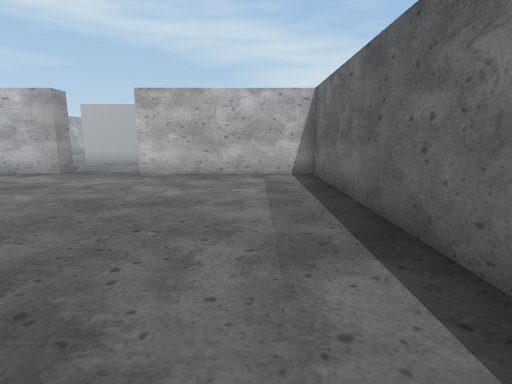
[1] (above)

18 first-person views from a walk through a 3-D level made in the Unity game engine. The camera is 1.2 m above the floor, tilts 10° down and sees 80° across. Doors are open. The floor is counted in squares, 1 m on a side. Each view is taken from the middle of a square. On the plan, view 1 faces up. The plan holds only what a view shows up to about 13 squares ahead; the rest is blank. The place goes on beyond the plan. The player character is not drawn. Some surface patterns are stand-ins.

[2]
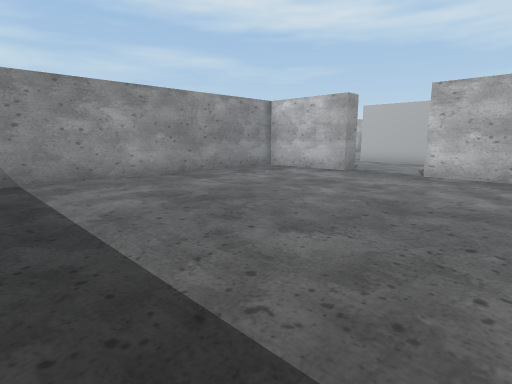

[3]
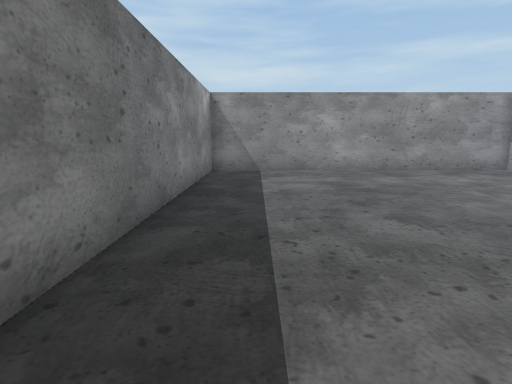

[4]
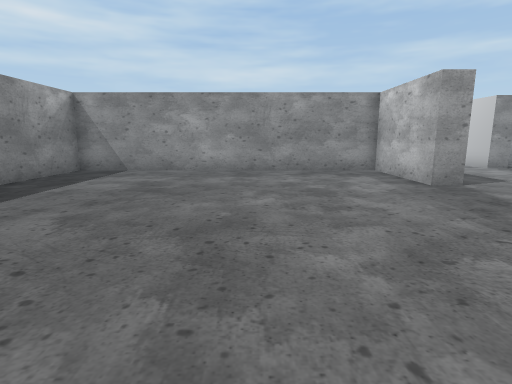

[5]
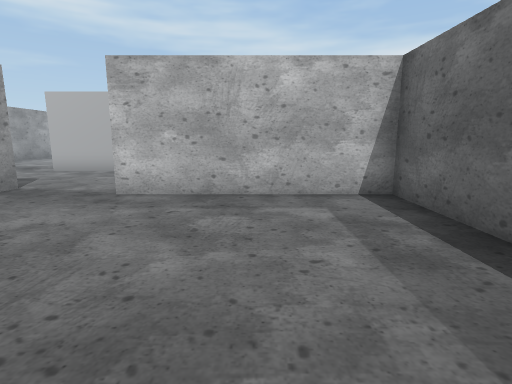

[6]
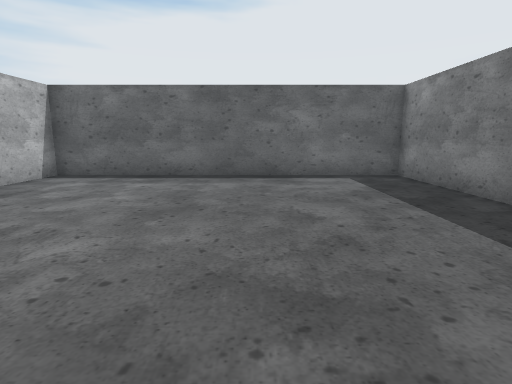

[7]
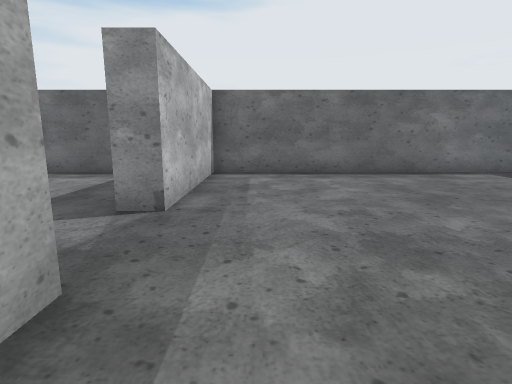

[8]
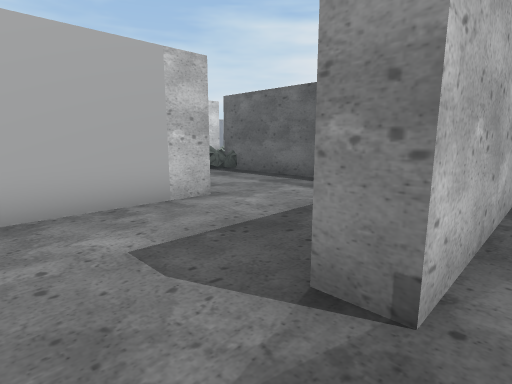

[9]
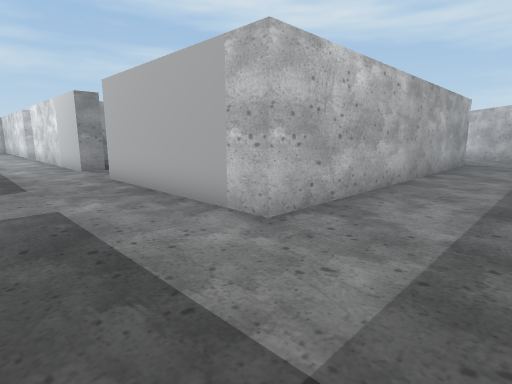

[10]
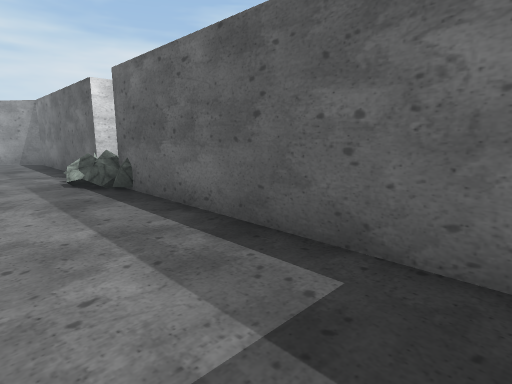

[11]
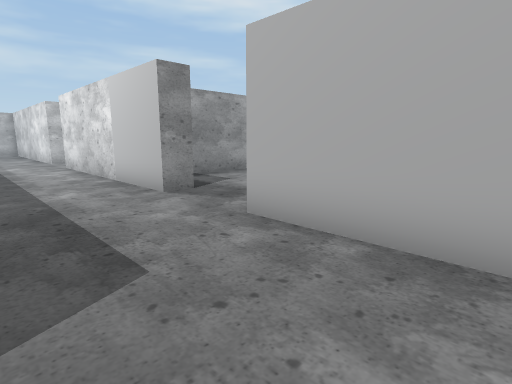

[12]
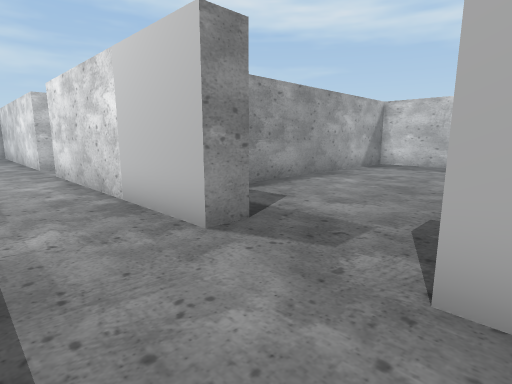

[13]
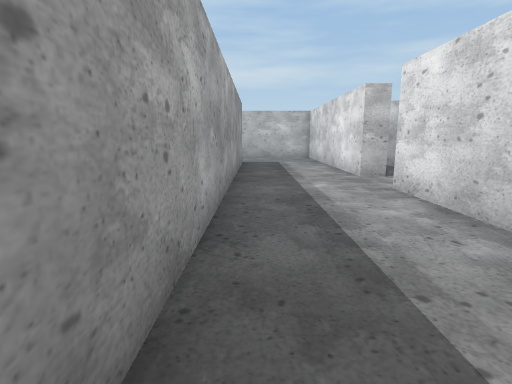

[14]
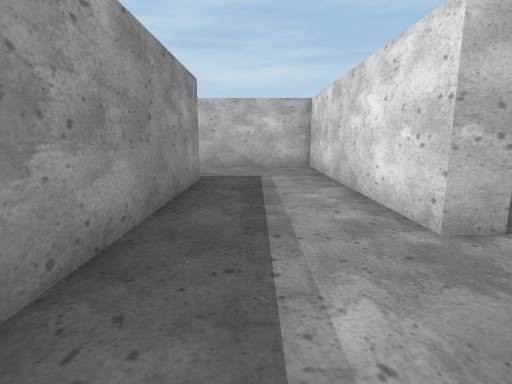

[15]
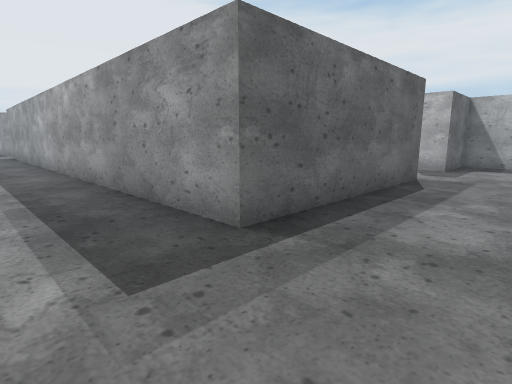

[16]
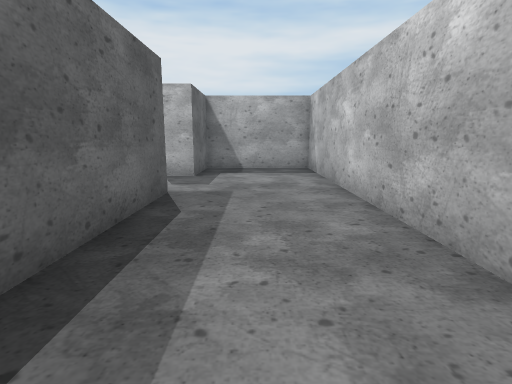

[17]
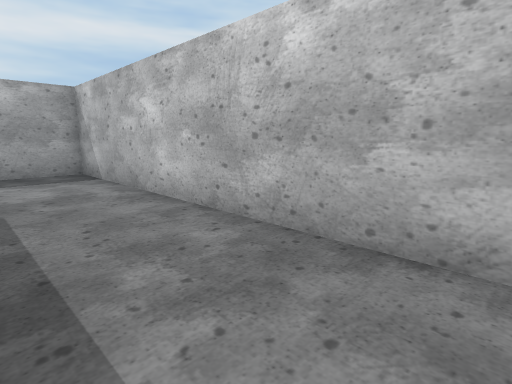

[18]
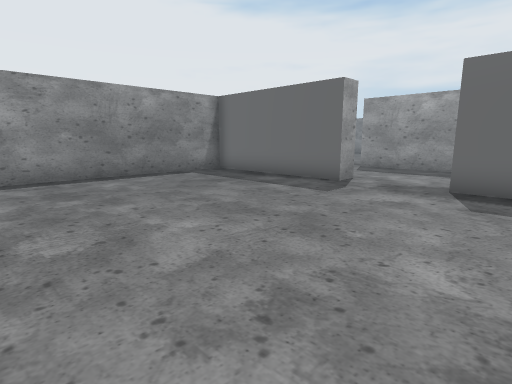

### Floor plan
Ten units are one square. View 1 is at (0, 0); x grows to the right and y downward. Boxes are objects, and circles mark ways between rooms. Rooms are numbered by the first view taken in them; rooms with no view inside come last. Other rooms are left out.
<svg viewBox="-316 -250 346 269">
<path fill="none" stroke="#000" d="M-68 -105 -105 -105 -105 7 20 7 20 -105 -40 -105M20 -213 20 -245M20 -121 20 -199M-21 -245 -21 -153 -46 -153M-217 -163 -217 -153 -311 -153 -311 14 -270 14 -270 -12 -260 -12M-270 -41 -270 -113 -126 -113M-113 -161 -113 -153 -194 -153M-104 -113 -68 -113M-46 -153 -85 -153M-85 -161 -30 -161 -30 -233M-124 -161 -113 -161M-140 -245 -140 -179"/>
<rect x="15" y="-195" width="10" height="10" fill="#bbb"><title>other object</title></rect>
<circle cx="-52" cy="-110" r="3" fill="#2a7"/>
<circle cx="-45" cy="-135" r="3" fill="#2a7"/>
<circle cx="-98" cy="-156" r="3" fill="#2a7"/>
<text x="-40" y="-50">1</text>
<text x="-10" y="-170">2</text>
<text x="-220" y="-120">3</text>
<text x="-90" y="-210">4</text>
</svg>
Room 1 opens to room 2. Room 2 opens to room 3. Room 3 opens to room 4.

Where each view was taken, in squares from view 1:
view 1: 0 up, 0 right, facing up
view 2: 0 up, 1 left, facing up-left
view 3: 1 up, 1 right, facing left
view 4: 6 up, 1 right, facing left
view 5: 4 up, 1 left, facing up
view 6: 4 up, 8 left, facing right
view 7: 9 up, 9 left, facing right
view 8: 10 up, 6 left, facing up-right
view 9: 12 up, 1 right, facing up-left
view 10: 12 up, 1 left, facing up-right
view 11: 12 up, 5 left, facing up-left
view 12: 13 up, 8 left, facing up-left
view 13: 12 up, 12 left, facing left
view 14: 13 up, 18 left, facing left
view 15: 14 up, 30 left, facing down-right
view 16: 11 up, 29 left, facing down
view 17: 10 up, 28 left, facing down-left
view 18: 24 up, 13 left, facing down-right
